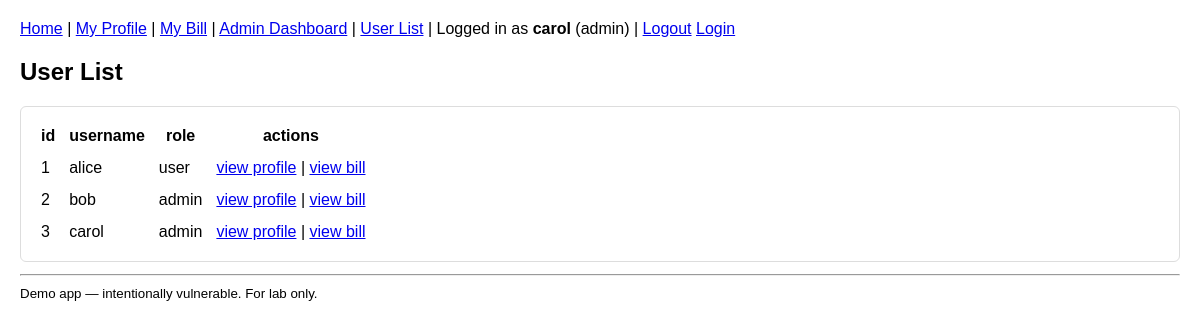
Before: /users (signed in) with the older database file.
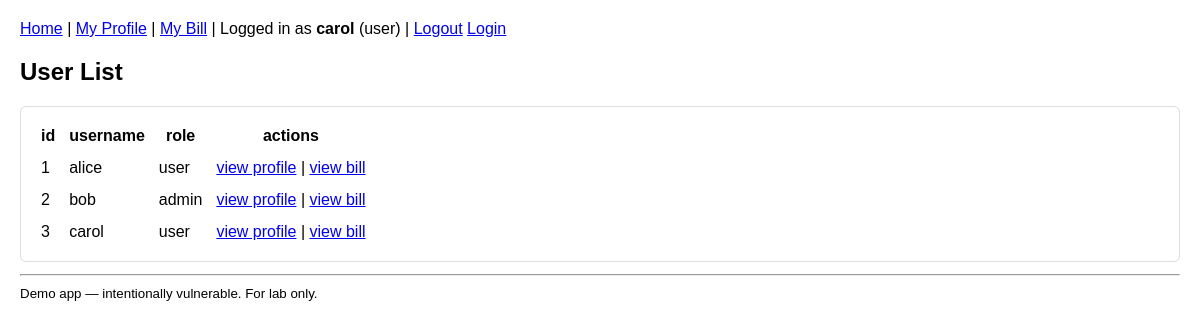
After: the same page with the newer database file.
### tables this page shows
CREATE TABLE users (
        id INTEGER PRIMARY KEY AUTOINCREMENT,
        username TEXT UNIQUE,
        password TEXT,
        role TEXT,
        email TEXT,
        balance REAL
    );

### app.py (the view)
@app.route('/users')
@login_required
def user_list():
    cur = get_db().execute('SELECT id, username, role FROM users')
    rows = cur.fetchall()
    return render_template('user_list.html', users=rows)

### app.py (called while the page is built)
def get_db():
    db = getattr(g, '_database', None)
    if db is None:
        exists = os.path.exists(DATABASE)
        db = g._database = sqlite3.connect(DATABASE)
        db.row_factory = sqlite3.Row
        if not exists:
            init_db(db)
    return db

@app.teardown_appcontext
def close_connection(exception):
    db = getattr(g, '_database', None)
    if db is not None:
        db.close()

def login_required(f):
    from functools import wraps
    @wraps(f)
    def wrapped(*args, **kwargs):
        if not session.get('user_id'):
            flash("Anda harus login dulu", "error")
            return redirect(url_for('login'))
        return f(*args, **kwargs)
    return wrapped

### templates/user_list.html
{% extends "layout.html" %}
{% block content %}
  <h2>User List</h2>
  <div class="box">
    <table border="0" cellpadding="6">
      <tr><th>id</th><th>username</th><th>role</th><th>actions</th></tr>
      {% for u in users %}
      <tr>
        <td>{{ u.id }}</td>
        <td>{{ u.username }}</td>
        <td>{{ u.role }}</td>
        <td>
          <a href="{{ url_for('profile') }}?user_id={{ u.id }}">view profile</a> |
          <a href="{{ url_for('billing') }}?bill_id={{ u.id }}">view bill</a>
        </td>
      </tr>
      {% endfor %}
    </table>
  </div>
{% endblock %}

### templates/layout.html (shortened to what this page needs)
<!doctype html>
<html>
<head>
</head>
<body>
  <div class="nav">
    <a href="{{ url_for('index') }}">Home</a> |
    {% if session.get('username') %}
    <a href="{{ url_for('profile') }}?user_id={{ session.get('user_id', '') }}">My Profile</a> |
    <a href="{{ url_for('billing') }}?bill_id={{ session.get('user_id', '') }}">My Bill</a> |
    	{% if session.get('role') == 'admin' %}
    		<a href="{{ url_for('admin_dashboard') }}">Admin Dashboard</a> |
                <a href="{{ url_for('user_list') }}">User List</a> |
    	{% endif %}
      Logged in as <strong>{{ session.get('username') }}</strong> ({{ session.get('role') }}) |
      <a href="{{ url_for('logout') }}">Logout</a>
    {% endif %}
      <a href="{{ url_for('login') }}">Login</a>
  </div>
  {% block content %}{% endblock %}
  <hr>
  <small>Demo app — intentionally vulnerable. For lab only.</small>
</body>
</html>

### templates/layout.html (style rules this page uses)
body { font-family: Arial, sans-serif; margin: 20px; }
.nav { margin-bottom: 15px; }
.box { border: 1px solid #ddd; padding: 12px; margin-bottom: 12px; border-radius:6px; }

Changed rows visible on the page:
changed users "carol": role "admin" → "user"
Other visible differences:
{{ session.get('role') }}: "admin" → "user"
text no longer shown: "Admin Dashboard | User List |"
